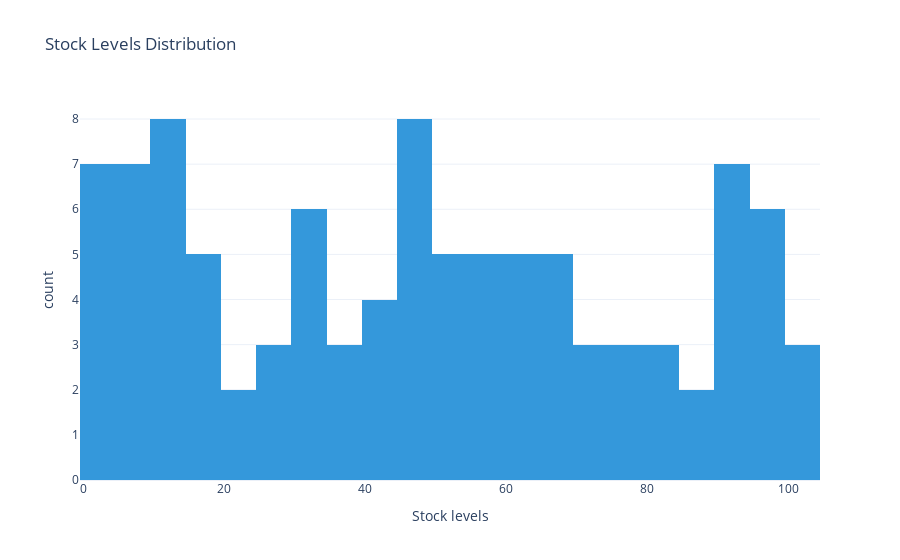
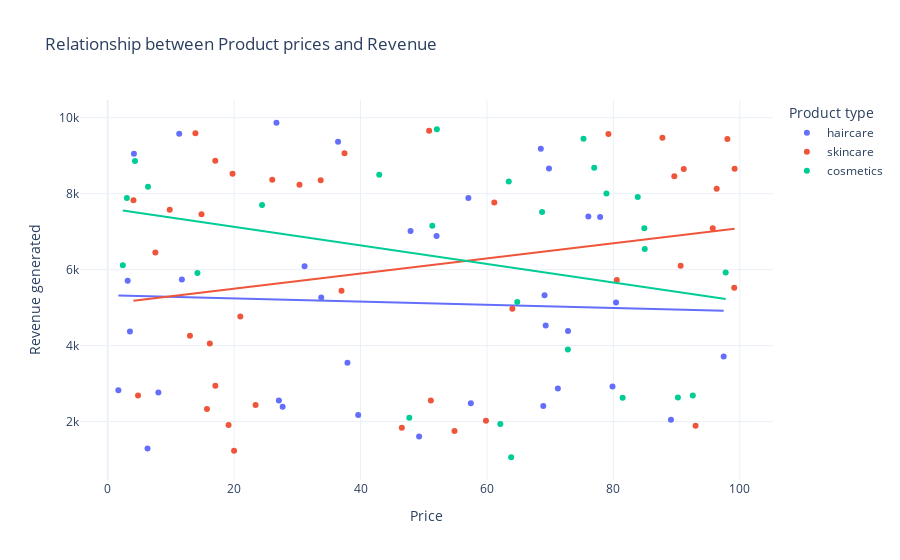

The notebook cell these images were saved under, in order:
### Code cell
#Accoumpanying code for Section 7

from dash import Dash, dcc, html, Input, Output
import pandas as pd
import plotly.express as px
import plotly.graph_objects as go
import plotly.io as pio
pio.templates.default = "plotly_white"


#Incorporate Data
supply_chain_data = pd.read_csv('supply_chain_data.csv')

#Initialize the Dash app
app = Dash(__name__)

#Creating charts

#Stock Level Distribution
fig_stock_level = px.histogram(supply_chain_data, x='Stock levels', nbins=30, title='Stock Levels Distribution',
                               template='plotly_white', color_discrete_sequence=['#3498db'])


figure= fig_stock_level.show()

#Relationship between Product prices and Revenue
fig_relationship_pp = px.scatter(supply_chain_data, x='Price', 
                 y='Revenue generated', title = 'Relationship between Product prices and Revenue',
                 color='Product type', 
                 hover_data=['Number of products sold'], 
                 trendline="ols")

figure= fig_relationship_pp.show()

### Figure 1 — Plotly figure (JSON) as saved in the notebook; plotly's stock layout.template omitted (floating-point values rounded to 4 significant figures)
{"data": [{"alignmentgroup": "True", "bingroup": "x", "hovertemplate": "Stock levels=%{x}<br>count=%{y}<extra></extra>", "legendgroup": "", "marker": {"color": "#3498db", "pattern": {"shape": ""}}, "name": "", "nbinsx": 30, "offsetgroup": "", "orientation": "v", "showlegend": false, "type": "histogram", "x": [58, 53, 1, 23, 5, 90, 11, 93, 5, 14, 51, 46, 100, 80, 54, 9, 2, 45, 10, 48, 27, 69, 71, 84, 4, 82, 59, 47, 48, 45, 60, 6, 89, 4, 1, 42, 18, 25, 69, 78, 90, 64, 22, 36, 13, 93, 92, 4, 30, 97, 31, 100, 64, 96, 33, 97, 25, 5, 10, 100, 41, 32, 86, 54, 73, 57, 13, 12, 0, 95, 10, 76, 57, 17, 41, 16, 38, 96, 5, 31, 39, 48, 42, 65, 73, 15, 32, 5, 60, 90, 66, 98, 90, 63, 77, 15, 67, 46, 53, 55], "xaxis": "x", "yaxis": "y"}], "layout": {"barmode": "relative", "legend": {"tracegroupgap": 0}, "title": {"text": "Stock Levels Distribution"}, "xaxis": {"anchor": "y", "domain": [0, 1], "title": {"text": "Stock levels"}}, "yaxis": {"anchor": "x", "domain": [0, 1], "title": {"text": "count"}}}}

### Figure 2 — Plotly figure (JSON) as saved in the notebook; plotly's stock layout.template omitted (floating-point values rounded to 4 significant figures)
{"data": [{"customdata": [[802], [8], [147], [336], [620], [884], [209], [142], [353], [327], [598], [24], [859], [29], [154], [622], [701], [227], [117], [163], [32], [904], [241], [359], [946], [198], [774], [663], [618], [79], [114], [672], [62], [627]], "hovertemplate": "Product type=haircare<br>Price=%{x}<br>Revenue generated=%{y}<br>Number of products sold=%{customdata[0]}<extra></extra>", "legendgroup": "haircare", "marker": {"color": "#636efa", "symbol": "circle"}, "mode": "markers", "name": "haircare", "orientation": "v", "showlegend": true, "type": "scatter", "x": [69.81, 11.32, 1.7, 71.21, 36.44, 27.68, 4.156, 39.63, 97.45, 8.023, 11.74, 33.78, 27.08, 76.04, 26.7, 31.15, 79.86, 49.26, 52.03, 37.93, 47.91, 3.17, 69.11, 57.45, 6.307, 57.06, 72.82, 68.91, 89.1, 80.41, 69.29, 77.9, 3.526, 68.52], "xaxis": "x", "y": [8662.0, 9578.0, 2828.0, 2874.0, 9365.0, 2391.0, 9049.0, 2175.0, 3716.0, 2766.0, 5737.0, 5268.0, 2557.0, 7397.0, 9866.0, 6088.0, 2926.0, 1606.0, 6886.0, 3550.0, 7015.0, 5710.0, 5328.0, 2484.0, 1292.0, 7889.0, 4384.0, 2412.0, 2048.0, 5134.0, 4531.0, 7386.0, 4371.0, 9185.0], "yaxis": "y"}, {"hovertemplate": "<b>OLS trendline</b><br>Revenue generated = -4.1918 * Price + 5323.92<br>R<sup>2</sup>=0.002087<br><br>Product type=haircare<br>Price=%{x}<br>Revenue generated=%{y} <b>(trend)</b><extra></extra>", "legendgroup": "haircare", "marker": {"color": "#636efa", "symbol": "circle"}, "mode": "lines", "name": "haircare", "showlegend": false, "type": "scatter", "x": [1.7, 3.17, 3.526, 4.156, 6.307, 8.023, 11.32, 11.74, 26.7, 27.08, 27.68, 31.15, 33.78, 36.44, 37.93, 39.63, 47.91, 49.26, 52.03, 57.06, 57.45, 68.52, 68.91, 69.11, 69.29, 69.81, 71.21, 72.82, 76.04, 77.9, 79.86, 80.41, 89.1, 97.45], "xaxis": "x", "y": [5317.0, 5311.0, 5309.0, 5307.0, 5297.0, 5290.0, 5276.0, 5275.0, 5212.0, 5210.0, 5208.0, 5193.0, 5182.0, 5171.0, 5165.0, 5158.0, 5123.0, 5117.0, 5106.0, 5085.0, 5083.0, 5037.0, 5035.0, 5034.0, 5033.0, 5031.0, 5025.0, 5019.0, 5005.0, 4997.0, 4989.0, 4987.0, 4950.0, 4915.0], "yaxis": "y"}, {"customdata": [[736], [83], [871], [65], [980], [996], [960], [249], [562], [469], [280], [187], [320], [168], [781], [602], [963], [963], [176], [933], [556], [155], [910], [820], [242], [93], [896], [380], [246], [134], [457], [704], [513], [511], [106], [872], [336], [223], [320], [913]], "hovertemplate": "Product type=skincare<br>Price=%{x}<br>Revenue generated=%{y}<br>Number of products sold=%{customdata[0]}<extra></extra>", "legendgroup": "skincare", "marker": {"color": "#EF553B", "symbol": "circle"}, "mode": "markers", "name": "skincare", "orientation": "v", "showlegend": true, "type": "scatter", "x": [14.84, 61.16, 4.805, 4.078, 64.02, 15.71, 90.64, 16.16, 99.17, 36.99, 7.547, 51.12, 96.34, 50.85, 79.21, 37.47, 9.813, 23.4, 19.13, 80.54, 99.11, 46.53, 95.71, 98.03, 30.34, 20.99, 59.84, 17.03, 13.02, 89.63, 33.7, 26.03, 87.76, 54.87, 93.0, 91.13, 17.03, 20.0, 13.88, 19.75], "xaxis": "x", "y": [7461.0, 7767.0, 2687.0, 7823.0, 4971.0, 2331.0, 6100.0, 4053.0, 8654.0, 5442.0, 6454.0, 2553.0, 8128.0, 9655.0, 9572.0, 9062.0, 7573.0, 2438.0, 1912.0, 5725.0, 5521.0, 1840.0, 7089.0, 9436.0, 8232.0, 4767.0, 2021.0, 8864.0, 4257.0, 8459.0, 8355.0, 8368.0, 9474.0, 1752.0, 1889.0, 8652.0, 2943.0, 1230.0, 9593.0, 8526.0], "yaxis": "y"}, {"hovertemplate": "<b>OLS trendline</b><br>Revenue generated = 19.9126 * Price + 5099.65<br>R<sup>2</sup>=0.054398<br><br>Product type=skincare<br>Price=%{x}<br>Revenue generated=%{y} <b>(trend)</b><extra></extra>", "legendgroup": "skincare", "marker": {"color": "#EF553B", "symbol": "circle"}, "mode": "lines", "name": "skincare", "showlegend": false, "type": "scatter", "x": [4.078, 4.805, 7.547, 9.813, 13.02, 13.88, 14.84, 15.71, 16.16, 17.03, 17.03, 19.13, 19.75, 20.0, 20.99, 23.4, 26.03, 30.34, 33.7, 36.99, 37.47, 46.53, 50.85, 51.12, 54.87, 59.84, 61.16, 64.02, 79.21, 80.54, 87.76, 89.63, 90.64, 91.13, 93.0, 95.71, 96.34, 98.03, 99.11, 99.17], "xaxis": "x", "y": [5181.0, 5195.0, 5250.0, 5295.0, 5359.0, 5376.0, 5395.0, 5412.0, 5421.0, 5439.0, 5439.0, 5481.0, 5493.0, 5498.0, 5518.0, 5566.0, 5618.0, 5704.0, 5771.0, 5836.0, 5846.0, 6026.0, 6112.0, 6118.0, 6192.0, 6291.0, 6318.0, 6374.0, 6677.0, 6703.0, 6847.0, 6884.0, 6904.0, 6914.0, 6951.0, 7006.0, 7018.0, 7052.0, 7073.0, 7074.0], "yaxis": "y"}, {"customdata": [[426], [150], [126], [601], [391], [352], [394], [253], [616], [449], [705], [919], [99], [633], [484], [270], [637], [478], [375], [25], [737], [134], [916], [276], [987], [324]], "hovertemplate": "Product type=cosmetics<br>Price=%{x}<br>Revenue generated=%{y}<br>Number of products sold=%{customdata[0]}<extra></extra>", "legendgroup": "cosmetics", "marker": {"color": "#00cc96", "symbol": "circle"}, "mode": "markers", "name": "cosmetics", "orientation": "v", "showlegend": true, "type": "scatter", "x": [42.96, 68.72, 81.46, 84.89, 4.324, 92.56, 2.397, 63.45, 64.8, 84.96, 52.08, 51.36, 78.9, 14.2, 63.83, 72.8, 6.382, 90.2, 83.85, 76.96, 75.27, 97.76, 62.11, 47.71, 3.038, 24.42], "xaxis": "x", "y": [8496.0, 7517.0, 2629.0, 7087.0, 8858.0, 2686.0, 6117.0, 8319.0, 5150.0, 6541.0, 9692.0, 7152.0, 8002.0, 5911.0, 1062.0, 3900.0, 8180.0, 2633.0, 7911.0, 8685.0, 9445.0, 5925.0, 1935.0, 2100.0, 7888.0, 7698.0], "yaxis": "y"}, {"hovertemplate": "<b>OLS trendline</b><br>Revenue generated = -24.4531 * Price + 7615.01<br>R<sup>2</sup>=0.081280<br><br>Product type=cosmetics<br>Price=%{x}<br>Revenue generated=%{y} <b>(trend)</b><extra></extra>", "legendgroup": "cosmetics", "marker": {"color": "#00cc96", "symbol": "circle"}, "mode": "lines", "name": "cosmetics", "showlegend": false, "type": "scatter", "x": [2.397, 3.038, 4.324, 6.382, 14.2, 24.42, 42.96, 47.71, 51.36, 52.08, 62.11, 63.45, 63.83, 64.8, 68.72, 72.8, 75.27, 76.96, 78.9, 81.46, 83.85, 84.89, 84.96, 90.2, 92.56, 97.76], "xaxis": "x", "y": [7556.0, 7541.0, 7509.0, 7459.0, 7268.0, 7018.0, 6565.0, 6448.0, 6359.0, 6342.0, 6096.0, 6064.0, 6054.0, 6031.0, 5935.0, 5835.0, 5774.0, 5733.0, 5686.0, 5623.0, 5565.0, 5539.0, 5538.0, 5409.0, 5352.0, 5224.0], "yaxis": "y"}], "layout": {"legend": {"title": {"text": "Product type"}, "tracegroupgap": 0}, "title": {"text": "Relationship between Product prices and Revenue"}, "xaxis": {"anchor": "y", "domain": [0, 1], "title": {"text": "Price"}}, "yaxis": {"anchor": "x", "domain": [0, 1], "title": {"text": "Revenue generated"}}}}
